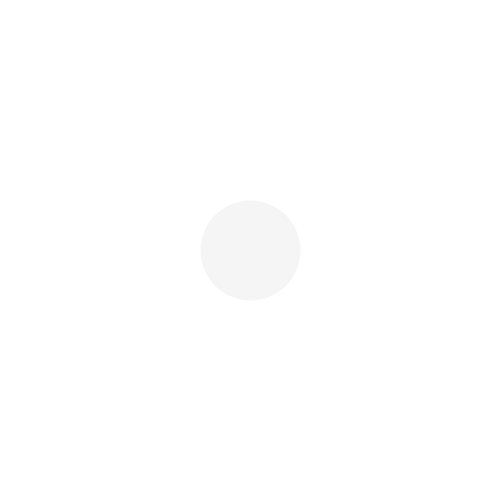
Frame 1 (no input)
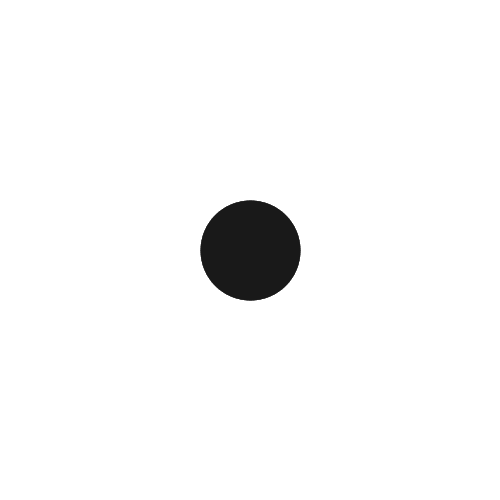
Frame 60 (the mouse pressed at the canvas centre just before this capture)
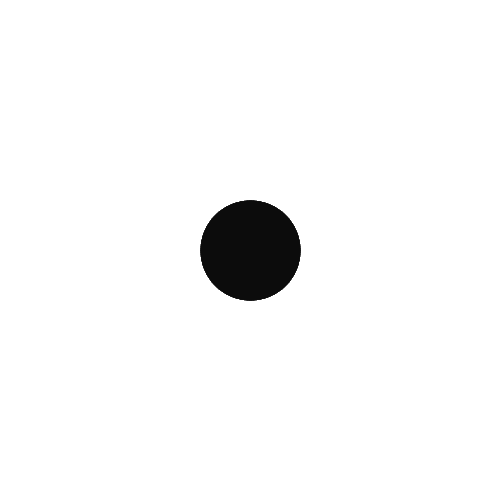
Frame 120 (the mouse held since frame 60 and released just before this capture)

The Processing sketch that drew these frames (run headless with seeded random() and noise(); from frame 60 on, the mouse is pressed at the canvas centre):

// Processing sketch: pierwszaAnimacja
// ── pierwszaAnimacja.pde
void setup()
{
  size(500, 500);
  strokeWeight(100);
  stroke(0, 10);
  background(255);
  frameRate(30);
}

void draw()
{
  point(250, 250);
}
